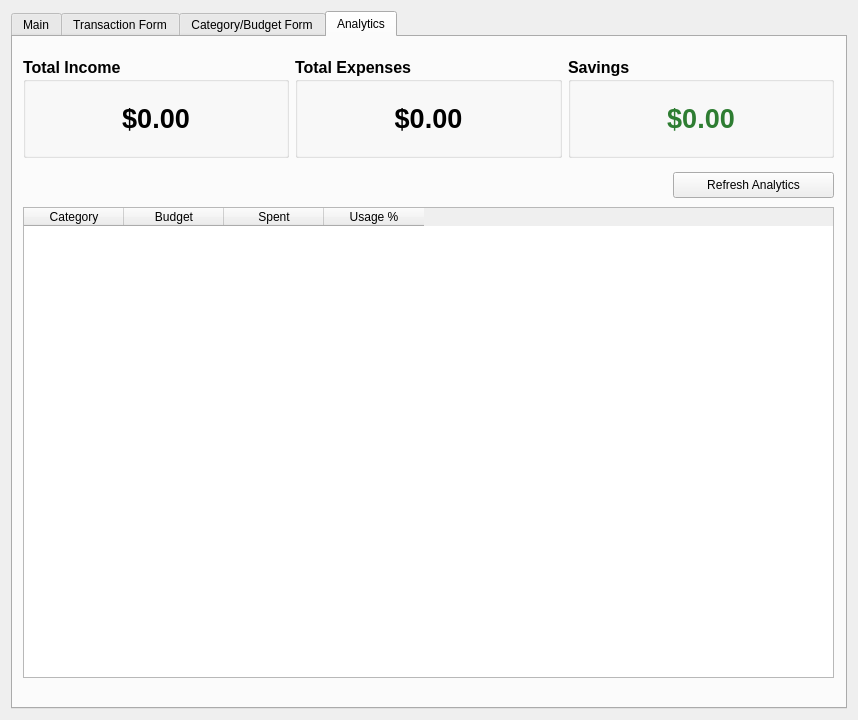
<?xml version="1.0" encoding="UTF-8"?>
<ui version="4.0">
 <class>ExpenseTrackerWindow</class>
 <widget class="QWidget" name="ExpenseTrackerWindow">
  <property name="geometry">
   <rect>
    <x>0</x>
    <y>0</y>
    <width>858</width>
    <height>720</height>
   </rect>
  </property>
  <property name="windowTitle">
   <string>Expense Tracker</string>
  </property>
  <layout class="QHBoxLayout" name="horizontalLayout_2">
   <item>
    <widget class="QTabWidget" name="tabWidget">
     <property name="currentIndex">
      <number>3</number>
     </property>
     <widget class="QWidget" name="Tab_Main">
      <attribute name="title">
       <string>Main</string>
      </attribute>
      <widget class="QWidget" name="actionButtonsWidget">
       <property name="geometry">
        <rect>
         <x>30</x>
         <y>20</y>
         <width>781</width>
         <height>35</height>
        </rect>
       </property>
       <layout class="QHBoxLayout" name="layoutActionButtons">
        <item>
         <widget class="QPushButton" name="btnAddTransaction">
          <property name="text">
           <string>Add Transaction(s)</string>
          </property>
         </widget>
        </item>
        <item>
         <widget class="QPushButton" name="btnEditTransaction">
          <property name="text">
           <string>Edit Transactions</string>
          </property>
         </widget>
        </item>
        <item>
         <widget class="QPushButton" name="btnDeleteTransaction">
          <property name="text">
           <string>Delete Transactions</string>
          </property>
         </widget>
        </item>
       </layout>
      </widget>
      <widget class="QTableWidget" name="tableTransactions">
       <property name="geometry">
        <rect>
         <x>30</x>
         <y>140</y>
         <width>781</width>
         <height>380</height>
        </rect>
       </property>
       <property name="editTriggers">
        <set>QAbstractItemView::EditTrigger::NoEditTriggers</set>
       </property>
       <property name="selectionMode">
        <enum>QAbstractItemView::SelectionMode::SingleSelection</enum>
       </property>
       <property name="selectionBehavior">
        <enum>QAbstractItemView::SelectionBehavior::SelectRows</enum>
       </property>
       <column>
        <property name="text">
         <string>ID</string>
        </property>
       </column>
       <column>
        <property name="text">
         <string>Date</string>
        </property>
       </column>
       <column>
        <property name="text">
         <string>Amount</string>
        </property>
       </column>
       <column>
        <property name="text">
         <string>Category</string>
        </property>
       </column>
       <column>
        <property name="text">
         <string>Description</string>
        </property>
       </column>
       <column>
        <property name="text">
         <string>Type</string>
        </property>
       </column>
       <column>
        <property name="text">
         <string>Payment Method</string>
        </property>
       </column>
      </widget>
      <widget class="QGroupBox" name="groupSearchFilter">
       <property name="geometry">
        <rect>
         <x>30</x>
         <y>65</y>
         <width>781</width>
         <height>61</height>
        </rect>
       </property>
       <property name="title">
        <string>Search / Filter</string>
       </property>
       <layout class="QHBoxLayout" name="layoutSearchFilter">
        <item>
         <widget class="QCheckBox" name="chkFilterDate">
          <property name="toolTip">
           <string>Check to filter by date</string>
          </property>
          <property name="text">
           <string>Date:</string>
          </property>
         </widget>
        </item>
        <item>
         <widget class="QDateEdit" name="inputFilterDate">
          <property name="enabled">
           <bool>false</bool>
          </property>
          <property name="displayFormat">
           <string>yyyy-MM-dd</string>
          </property>
          <property name="calendarPopup">
           <bool>true</bool>
          </property>
         </widget>
        </item>
        <item>
         <widget class="QLabel" name="labelFilterCategory">
          <property name="text">
           <string>Category:</string>
          </property>
         </widget>
        </item>
        <item>
         <widget class="QLineEdit" name="inputFilterCategory">
          <property name="placeholderText">
           <string>Any</string>
          </property>
         </widget>
        </item>
        <item>
         <widget class="QLabel" name="labelFilterAmount">
          <property name="text">
           <string>Amount:</string>
          </property>
         </widget>
        </item>
        <item>
         <widget class="QLineEdit" name="inputFilterAmount">
          <property name="placeholderText">
           <string>Any</string>
          </property>
         </widget>
        </item>
        <item>
         <widget class="QPushButton" name="btnSearchTransactions">
          <property name="text">
           <string>Search</string>
          </property>
         </widget>
        </item>
        <item>
         <widget class="QPushButton" name="btnClearFilters">
          <property name="text">
           <string>Clear</string>
          </property>
         </widget>
        </item>
       </layout>
      </widget>
      <widget class="QGroupBox" name="groupDataFiles">
       <property name="geometry">
        <rect>
         <x>30</x>
         <y>530</y>
         <width>781</width>
         <height>111</height>
        </rect>
       </property>
       <property name="title">
        <string>Data Files</string>
       </property>
       <layout class="QGridLayout" name="gridDataFiles">
        <item row="0" column="0">
         <widget class="QLabel" name="labelTransactionsFile">
          <property name="text">
           <string>Transactions File:</string>
          </property>
         </widget>
        </item>
        <item row="0" column="1">
         <widget class="QLineEdit" name="inputTransactionsFilePath">
          <property name="readOnly">
           <bool>true</bool>
          </property>
          <property name="placeholderText">
           <string>No file selected</string>
          </property>
         </widget>
        </item>
        <item row="0" column="2">
         <widget class="QPushButton" name="btnBrowseTransactionsFile">
          <property name="text">
           <string>Browse...</string>
          </property>
         </widget>
        </item>
        <item row="1" column="0">
         <widget class="QLabel" name="labelCategoriesFile">
          <property name="text">
           <string>Categories File:</string>
          </property>
         </widget>
        </item>
        <item row="1" column="1">
         <widget class="QLineEdit" name="inputCategoriesFilePath">
          <property name="readOnly">
           <bool>true</bool>
          </property>
          <property name="placeholderText">
           <string>No file selected</string>
          </property>
         </widget>
        </item>
        <item row="1" column="2">
         <widget class="QPushButton" name="btnBrowseCategoriesFile">
          <property name="text">
           <string>Browse...</string>
          </property>
         </widget>
        </item>
        <item row="2" column="1" colspan="2">
         <layout class="QHBoxLayout" name="layoutDataButtons">
          <item>
           <spacer name="spacerDataButtons">
            <property name="orientation">
             <enum>Qt::Orientation::Horizontal</enum>
            </property>
            <property name="sizeHint" stdset="0">
             <size>
              <width>40</width>
              <height>20</height>
             </size>
            </property>
           </spacer>
          </item>
          <item>
           <widget class="QPushButton" name="btnSaveData">
            <property name="text">
             <string>Save Data</string>
            </property>
           </widget>
          </item>
          <item>
           <widget class="QPushButton" name="btnLoadData">
            <property name="text">
             <string>Load Data</string>
            </property>
           </widget>
          </item>
         </layout>
        </item>
       </layout>
      </widget>
     </widget>
     <widget class="QWidget" name="Tab_TransactionForm">
      <attribute name="title">
       <string>Transaction Form</string>
      </attribute>
      <widget class="QGroupBox" name="groupTransactionDetails">
       <property name="geometry">
        <rect>
         <x>100</x>
         <y>30</y>
         <width>610</width>
         <height>330</height>
        </rect>
       </property>
       <property name="title">
        <string>Transaction Details</string>
       </property>
       <layout class="QFormLayout" name="formLayout">
        <item row="0" column="0">
         <widget class="QLabel" name="typeLabel">
          <property name="text">
           <string>Type:</string>
          </property>
         </widget>
        </item>
        <item row="0" column="1">
         <widget class="QComboBox" name="comboType">
          <property name="toolTip">
           <string>Expense reduces your budget, income adds to it</string>
          </property>
          <item>
           <property name="text">
            <string>Expense</string>
           </property>
          </item>
          <item>
           <property name="text">
            <string>Income</string>
           </property>
          </item>
         </widget>
        </item>
        <item row="1" column="0">
         <widget class="QLabel" name="labelTransactionID">
          <property name="text">
           <string>Transaction ID:</string>
          </property>
         </widget>
        </item>
        <item row="1" column="1">
         <widget class="QLineEdit" name="inputTransactionID">
          <property name="toolTip">
           <string>Must be unique. Format: TRX-0001</string>
          </property>
          <property name="placeholderText">
           <string>TRX-0001</string>
          </property>
         </widget>
        </item>
        <item row="2" column="0">
         <widget class="QLabel" name="labelDate">
          <property name="text">
           <string>Date:</string>
          </property>
         </widget>
        </item>
        <item row="2" column="1">
         <widget class="QDateEdit" name="inputDate">
          <property name="toolTip">
           <string>Date of the transaction (future dates not allowed)</string>
          </property>
          <property name="displayFormat">
           <string>yyyy-MM-dd</string>
          </property>
          <property name="calendarPopup">
           <bool>true</bool>
          </property>
         </widget>
        </item>
        <item row="3" column="0">
         <widget class="QLabel" name="labelAmount">
          <property name="text">
           <string>Amount:</string>
          </property>
         </widget>
        </item>
        <item row="3" column="1">
         <widget class="QLineEdit" name="inputAmount">
          <property name="toolTip">
           <string>Positive number, max $1,000,000</string>
          </property>
          <property name="placeholderText">
           <string>100.50</string>
          </property>
         </widget>
        </item>
        <item row="4" column="0">
         <widget class="QLabel" name="labelCategory">
          <property name="text">
           <string>Category:</string>
          </property>
         </widget>
        </item>
        <item row="4" column="1">
         <widget class="QLineEdit" name="inputCategory">
          <property name="toolTip">
           <string>Max 30 characters. Duplicates are matched case-insensitively</string>
          </property>
          <property name="placeholderText">
           <string>e.g. Food, Rent, Transport</string>
          </property>
         </widget>
        </item>
        <item row="5" column="0">
         <widget class="QLabel" name="labelDescription">
          <property name="text">
           <string>Description:</string>
          </property>
         </widget>
        </item>
        <item row="5" column="1">
         <widget class="QLineEdit" name="inputDescription">
          <property name="toolTip">
           <string>5 to 100 characters, must contain at least one letter</string>
          </property>
          <property name="whatsThis">
           <string/>
          </property>
          <property name="placeholderText">
           <string/>
          </property>
         </widget>
        </item>
        <item row="6" column="0">
         <widget class="QLabel" name="labelExtra">
          <property name="text">
           <string>Payment Method:</string>
          </property>
         </widget>
        </item>
        <item row="6" column="1">
         <widget class="QLineEdit" name="inputExtra">
          <property name="toolTip">
           <string>Payment method for expenses, source for income</string>
          </property>
          <property name="placeholderText">
           <string>e.g. Debit, Credit, Cash</string>
          </property>
          <property name="clearButtonEnabled">
           <bool>false</bool>
          </property>
         </widget>
        </item>
        <item row="7" column="1">
         <layout class="QHBoxLayout" name="layoutFormButtons">
          <item>
           <widget class="QPushButton" name="btnSaveTransaction">
            <property name="styleSheet">
             <string>background-color: #2e7d32; color: white; padding: 6px;</string>
            </property>
            <property name="text">
             <string>Save</string>
            </property>
            <property name="default">
             <bool>true</bool>
            </property>
           </widget>
          </item>
          <item>
           <widget class="QPushButton" name="btnCancelTransaction">
            <property name="text">
             <string>Cancel</string>
            </property>
           </widget>
          </item>
         </layout>
        </item>
       </layout>
      </widget>
     </widget>
     <widget class="QWidget" name="tab_CategoryBudgetForm">
      <attribute name="title">
       <string>Category/Budget Form</string>
      </attribute>
      <widget class="QWidget" name="formLayoutWidget_2">
       <property name="geometry">
        <rect>
         <x>200</x>
         <y>30</y>
         <width>431</width>
         <height>61</height>
        </rect>
       </property>
       <layout class="QFormLayout" name="formLayout_2">
        <item row="0" column="0">
         <widget class="QLabel" name="labelCategoryName">
          <property name="text">
           <string>Category Name:</string>
          </property>
         </widget>
        </item>
        <item row="0" column="1">
         <widget class="QLineEdit" name="inputCategoryName"/>
        </item>
        <item row="1" column="0">
         <widget class="QLabel" name="labelMonthlyBudget">
          <property name="text">
           <string>Monthly Budget:</string>
          </property>
         </widget>
        </item>
        <item row="1" column="1">
         <widget class="QLineEdit" name="inputMonthlyBudget"/>
        </item>
       </layout>
      </widget>
      <widget class="QWidget" name="horizontalLayoutWidget">
       <property name="geometry">
        <rect>
         <x>30</x>
         <y>110</y>
         <width>781</width>
         <height>31</height>
        </rect>
       </property>
       <layout class="QHBoxLayout" name="horizontalLayout">
        <item>
         <widget class="QPushButton" name="btnSaveCategory">
          <property name="text">
           <string>Save</string>
          </property>
         </widget>
        </item>
        <item>
         <widget class="QPushButton" name="btnCancelCategory">
          <property name="text">
           <string>Cancel</string>
          </property>
         </widget>
        </item>
       </layout>
      </widget>
      <widget class="QTableWidget" name="tableCategories">
       <property name="geometry">
        <rect>
         <x>30</x>
         <y>170</y>
         <width>781</width>
         <height>471</height>
        </rect>
       </property>
       <property name="editTriggers">
        <set>QAbstractItemView::EditTrigger::NoEditTriggers</set>
       </property>
       <property name="selectionMode">
        <enum>QAbstractItemView::SelectionMode::SingleSelection</enum>
       </property>
       <property name="selectionBehavior">
        <enum>QAbstractItemView::SelectionBehavior::SelectRows</enum>
       </property>
       <attribute name="verticalHeaderVisible">
        <bool>false</bool>
       </attribute>
       <column>
        <property name="text">
         <string>Category</string>
        </property>
       </column>
       <column>
        <property name="text">
         <string>Monthly Budget</string>
        </property>
       </column>
      </widget>
     </widget>
     <widget class="QWidget" name="tab_Analytics">
      <attribute name="title">
       <string>Analytics</string>
      </attribute>
      <widget class="QTableWidget" name="tableBudgetUsage">
       <property name="geometry">
        <rect>
         <x>10</x>
         <y>170</y>
         <width>811</width>
         <height>471</height>
        </rect>
       </property>
       <property name="layoutDirection">
        <enum>Qt::LayoutDirection::LeftToRight</enum>
       </property>
       <property name="editTriggers">
        <set>QAbstractItemView::EditTrigger::NoEditTriggers</set>
       </property>
       <property name="selectionMode">
        <enum>QAbstractItemView::SelectionMode::SingleSelection</enum>
       </property>
       <property name="selectionBehavior">
        <enum>QAbstractItemView::SelectionBehavior::SelectRows</enum>
       </property>
       <column>
        <property name="text">
         <string>Category</string>
        </property>
       </column>
       <column>
        <property name="text">
         <string>Budget</string>
        </property>
       </column>
       <column>
        <property name="text">
         <string>Spent</string>
        </property>
       </column>
       <column>
        <property name="text">
         <string>Usage %</string>
        </property>
       </column>
      </widget>
      <widget class="QPushButton" name="btnRefreshAnalytics">
       <property name="geometry">
        <rect>
         <x>660</x>
         <y>135</y>
         <width>161</width>
         <height>26</height>
        </rect>
       </property>
       <property name="text">
        <string>Refresh Analytics</string>
       </property>
      </widget>
      <widget class="QWidget" name="layoutWidget">
       <property name="geometry">
        <rect>
         <x>10</x>
         <y>20</y>
         <width>811</width>
         <height>101</height>
        </rect>
       </property>
       <layout class="QHBoxLayout" name="horizontalLayout_3">
        <item>
         <widget class="QGroupBox" name="groupIncome">
          <property name="font">
           <font>
            <pointsize>12</pointsize>
            <bold>true</bold>
           </font>
          </property>
          <property name="title">
           <string>Total Income</string>
          </property>
          <layout class="QGridLayout" name="gridIncome">
           <item row="0" column="0">
            <widget class="QLabel" name="valueTotalIncome">
             <property name="font">
              <font>
               <pointsize>20</pointsize>
               <bold>true</bold>
              </font>
             </property>
             <property name="text">
              <string>$0.00</string>
             </property>
             <property name="alignment">
              <set>Qt::AlignmentFlag::AlignCenter</set>
             </property>
            </widget>
           </item>
          </layout>
         </widget>
        </item>
        <item>
         <widget class="QGroupBox" name="groupExpenses">
          <property name="font">
           <font>
            <pointsize>12</pointsize>
            <bold>true</bold>
           </font>
          </property>
          <property name="title">
           <string>Total Expenses</string>
          </property>
          <layout class="QGridLayout" name="gridExpenses">
           <item row="0" column="0">
            <widget class="QLabel" name="valueTotalExpenses">
             <property name="font">
              <font>
               <pointsize>20</pointsize>
               <bold>true</bold>
              </font>
             </property>
             <property name="text">
              <string>$0.00</string>
             </property>
             <property name="alignment">
              <set>Qt::AlignmentFlag::AlignCenter</set>
             </property>
            </widget>
           </item>
          </layout>
         </widget>
        </item>
        <item>
         <widget class="QGroupBox" name="groupSavings">
          <property name="font">
           <font>
            <pointsize>12</pointsize>
            <bold>true</bold>
           </font>
          </property>
          <property name="title">
           <string>Savings</string>
          </property>
          <layout class="QGridLayout" name="gridSavings">
           <item row="0" column="0">
            <widget class="QLabel" name="valueSavings">
             <property name="font">
              <font>
               <pointsize>20</pointsize>
               <bold>true</bold>
              </font>
             </property>
             <property name="styleSheet">
              <string>color: #2e7d32;</string>
             </property>
             <property name="text">
              <string>$0.00</string>
             </property>
             <property name="alignment">
              <set>Qt::AlignmentFlag::AlignCenter</set>
             </property>
            </widget>
           </item>
          </layout>
         </widget>
        </item>
       </layout>
      </widget>
     </widget>
    </widget>
   </item>
  </layout>
 </widget>
 <tabstops>
  <tabstop>comboType</tabstop>
  <tabstop>inputTransactionID</tabstop>
  <tabstop>inputDate</tabstop>
  <tabstop>inputAmount</tabstop>
  <tabstop>inputCategory</tabstop>
  <tabstop>inputDescription</tabstop>
  <tabstop>inputExtra</tabstop>
  <tabstop>btnSaveTransaction</tabstop>
  <tabstop>btnCancelTransaction</tabstop>
 </tabstops>
 <resources/>
 <connections/>
</ui>
